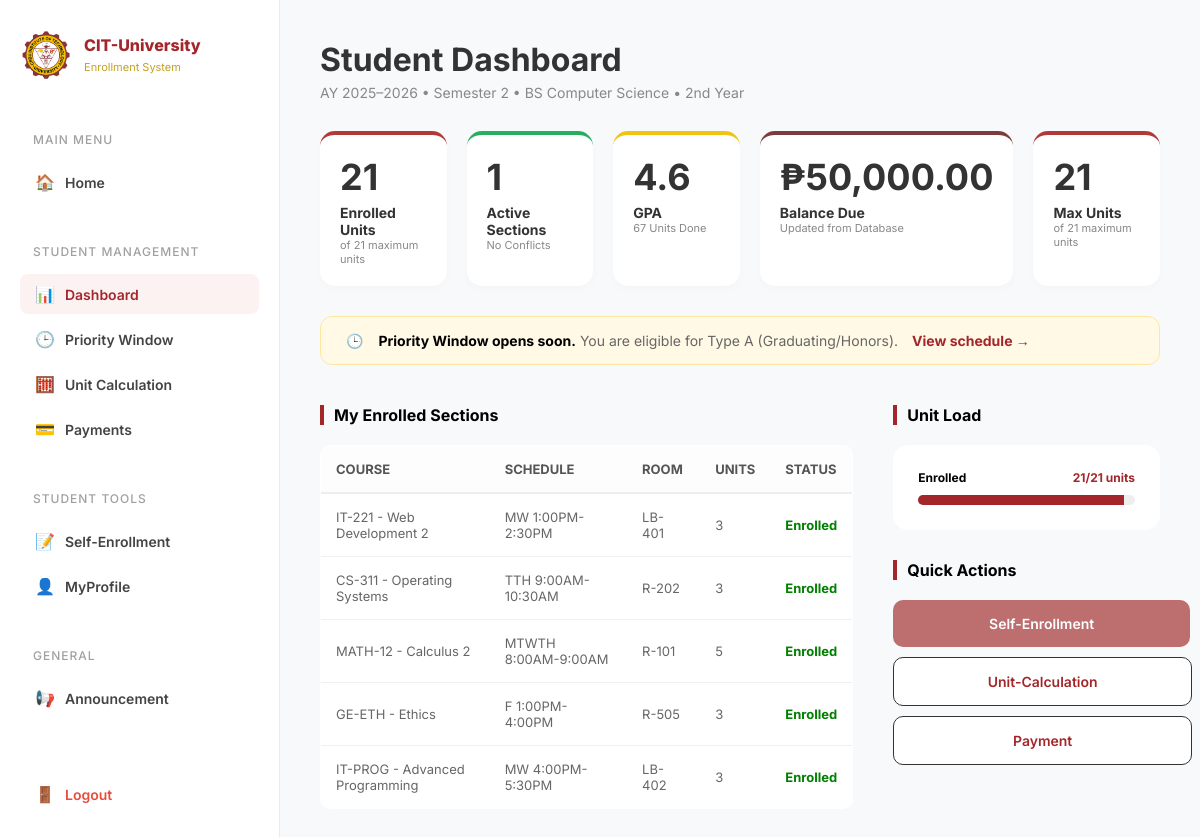
/dashboard.php (signed in), run on the app's committed database.
### tables this page shows
CREATE TABLE `users` (
  `id` int NOT NULL AUTO_INCREMENT,
  `username` varchar(50) NOT NULL,
  `password` varchar(255) NOT NULL,
  `email` varchar(100) DEFAULT NULL,
  `max_units` int DEFAULT '21',
  `balance_due` decimal(10,2) DEFAULT '50000.00',
  `role` enum('student','admin') DEFAULT 'student',
  PRIMARY KEY (`id`)
);

CREATE TABLE `subjects` (
  `id` int NOT NULL AUTO_INCREMENT,
  `subject_code` varchar(20) NOT NULL,
  `subject_name` varchar(100) NOT NULL,
  `units` int NOT NULL,
  `schedule` varchar(100) DEFAULT NULL,
  `room` varchar(20) DEFAULT NULL,
  PRIMARY KEY (`id`)
);

### dashboard.php (the view, shortened to what this page needs)
<?php
include 'db.php';
?>
<!DOCTYPE html>
<html lang="en">
<head>
</head>
<body>
    <?php include 'includes/sidebar.php'; ?>
    <main class="main-content">
        <div class="dashboard-header">
            <h1>Student Dashboard</h1>
            <p class="academic-info">AY 2025–2026 • Semester 2 • BS Computer Science • 2nd Year</p>
        </div>
        <section class="stats-grid">
            <div class="stat-card card-red">
                <div class="stat-val">21</div>
                <div class="stat-label">Enrolled Units</div>
                <div class="stat-sub">of 21 maximum units</div>
            </div>
            <div class="stat-card card-green">
                <div class="stat-val">1</div>
                <div class="stat-label">Active Sections</div>
                <div class="stat-sub">No Conflicts</div>
            </div>
            <div class="stat-card card-gold">
                <div class="stat-val">4.6</div>
                <div class="stat-label">GPA</div>
                <div class="stat-sub">67 Units Done</div>
            </div>
            <?php
    $uid = $_SESSION['user_id'];
    $user_query = mysqli_query($conn, "SELECT balance_due, max_units FROM users WHERE id = $uid");
    $user_data = mysqli_fetch_assoc($user_query);
            ?>
      <div class="stat-card card-dark">
    <div class="stat-val">₱<?php echo number_format($user_data['balance_due'], 2); ?></div>
    <div class="stat-label">Balance Due</div>
    <div class="stat-sub">Updated from Database</div>
</div>
<div class="stat-card card-red">
    <div class="stat-val"><?php echo $user_data['max_units']; ?></div>
    <div class="stat-label">Max Units</div>
    <div class="stat-sub">of 21 maximum units</div>
</div>
        </section>
        <div class="alert-bar">
            <span>🕒</span>
            <div>
                <strong>Priority Window opens soon.</strong>
                <span style="color: #666;">You are eligible for Type A (Graduating/Honors).</span>
                <a href="#" style="color: var(--cit-maroon); font-weight: 700; margin-left: 10px; text-decoration: none;">View schedule →</a>
            </div>
        </div>
        <div class="dashboard-grid">
            <div class="table-section">
                <div class="section-title">My Enrolled Sections</div>
                <table>
                    <thead>
                        <tr>
                            <th>Course</th>
                            <th>Schedule</th>
                            <th>Room</th>
                            <th>Units</th>
                            <th>Status</th>
                        </tr>
                    </thead>
                    <tbody>
    <?php
    $enrolled_q = mysqli_query($conn, "SELECT s.* FROM enrollments e JOIN subjects s ON e.subject_id = s.id WHERE e.user_id = $uid");
    if(mysqli_num_rows($enrolled_q) > 0):
        while($row = mysqli_fetch_assoc($enrolled_q)):
    ?>
        <tr>
            <td><?php echo $row['subject_code'] . " - " . $row['subject_name']; ?></td>
            <td><?php echo $row['schedule']; ?></td>
            <td><?php echo $row['room']; ?></td>
            <td><?php echo $row['units']; ?></td>
            <td><span style="color:green; font-weight:bold;">Enrolled</span></td>
        </tr>
    <?php endwhile; else: ?>
        <tr><td colspan="5" style="text-align:center; padding:30px;">No subjects enrolled yet.</td></tr>
    <?php endif; ?>
</tbody>
                </table>
            </div>
            <div class="utils-section">
                <div class="section-title">Unit Load</div>
                <div class="progress-container">
                    <div class="progress-header">
                        <span>Enrolled</span>
                        <span style="color: var(--cit-maroon);">21/21 units</span>
                    </div>
                    <div class="progress-bar">
                        <div class="progress-fill"></div>
                    </div>
                </div>
                <div class="section-title">Quick Actions</div>
                <a href="enrollment.php" class="btn-action btn-primary">Self-Enrollment</a>
                <a href="calculation.php" class="btn-action btn-outline">Unit-Calculation</a>
                <a href="payments.php" class="btn-action btn-outline">Payment</a>
            </div>
        </div>
    </main>
</body>
</html>

### dashboard.php (style rules this page uses)
:root { --cit-maroon: #A3262A; --cit-gold: #C5A021; --bg-gray: #F8F9FA; --text-main: #333; --text-muted: #888; }
body { margin: 0; font-family: 'Inter', sans-serif; display: flex; background-color: var(--bg-gray); height: 100vh; }
.main-content { flex: 1; padding: 40px; overflow-y: auto; }
.dashboard-header h1 { margin: 0; font-size: 32px; color: var(--text-main); }
.academic-info { color: var(--text-muted); font-size: 14px; margin-top: 5px; }
.stats-grid { display: flex; gap: 20px; margin: 30px 0; }
.stat-card { flex: 1; background: white; padding: 20px; border-radius: 15px; border-top: 4px solid #ddd; box-shadow: 0 4px 10px rgba(0,0,0,0.02); }
.card-red { border-top-color: #B33939; }
.card-green { border-top-color: #27ae60; }
.card-gold { border-top-color: #f1c40f; }
.card-dark { border-top-color: #7d3c3c; }
.stat-val { font-size: 36px; font-weight: 700; color: var(--text-main); margin-bottom: 5px; }
.stat-label { font-size: 14px; font-weight: 700; color: #333; }
.stat-sub { font-size: 11px; color: var(--text-muted); }
.alert-bar { background: #FFF9E6; border: 1px solid #FFE6A1; padding: 15px 25px; border-radius: 12px; display: flex; align-items: center; gap: 15px; margin-bottom: 40px; font-size: 14px; }
.dashboard-grid { display: grid; grid-template-columns: 2fr 1fr; gap: 40px; }
.section-title { font-size: 16px; font-weight: 700; margin-bottom: 20px; border-left: 4px solid var(--cit-maroon); padding-left: 10px; }
table { width: 100%; border-collapse: collapse; background: white; border-radius: 10px; overflow: hidden; font-size: 13px; border: 1px solid #eee; }
th { background: #fdfdfd; padding: 15px; text-align: left; border-bottom: 2px solid #eee; text-transform: uppercase; color: #555; }
td { padding: 15px; border-bottom: 1px solid #f0f0f0; color: #666; }
.progress-container { background: white; padding: 25px; border-radius: 15px; margin-bottom: 30px; }
.progress-header { display: flex; justify-content: space-between; font-size: 12px; font-weight: 700; margin-bottom: 10px; }
.progress-bar { height: 10px; background: #eee; border-radius: 5px; overflow: hidden; }
.progress-fill { height: 100%; width: 95%; background: var(--cit-maroon); }
.btn-action { display: block; width: 100%; padding: 15px; margin-bottom: 10px; border-radius: 10px; text-align: center; text-decoration: none; font-weight: 600; font-size: 14px; transition: 0.3s; }
.btn-primary { background: #BD6E6E; color: white; }
.btn-outline { border: 1px solid #333; color: var(--cit-maroon); background: white; }

### data on the page
users: balance_due "50,000.00", max_units "21"
subjects: subject_code "IT-221", subject_name "Web Development 2", schedule "MW 1:00PM-2:30PM", room "LB-401", units "3"
subjects: subject_code "CS-311", subject_name "Operating Systems", schedule "TTH 9:00AM-10:30AM", room "R-202", units "3"
subjects: subject_code "MATH-12", subject_name "Calculus 2", schedule "MTWTH 8:00AM-9:00AM", room "R-101", units "5"
subjects: subject_code "GE-ETH", subject_name "Ethics", schedule "F 1:00PM-4:00PM", room "R-505", units "3"
subjects: subject_code "IT-PROG", subject_name "Advanced Programming", schedule "MW 4:00PM-5:30PM", room "LB-402", units "3"
